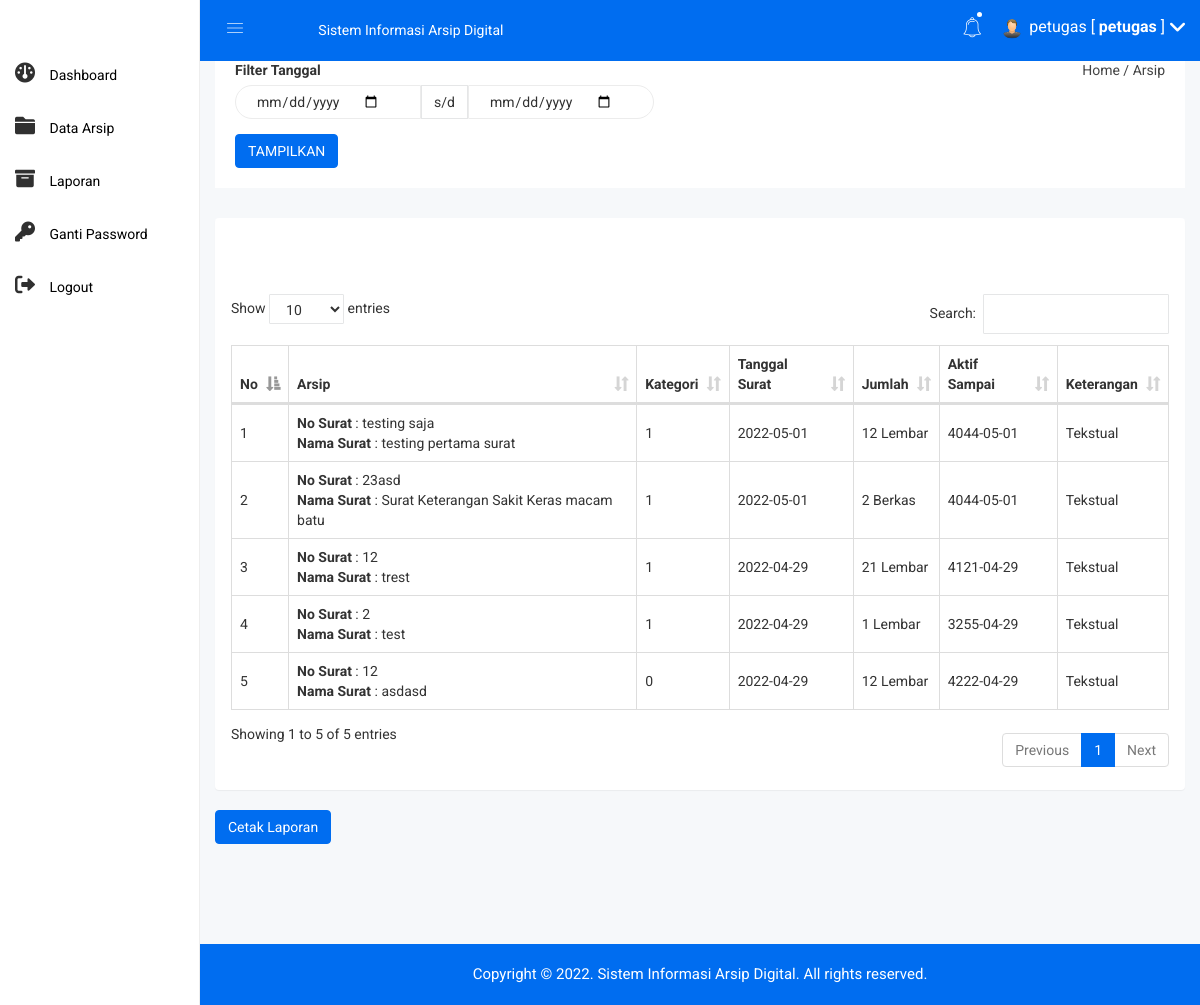
The app's page /petugas/v_laporan_sk.php (signed in) with its own data.
### tables this page shows
CREATE TABLE `arsip` (
  `arsip_id` int(11) NOT NULL,
  `arsip_waktu_upload` datetime NOT NULL,
  `arsip_petugas` int(11) NOT NULL,
  `arsip_kode` varchar(255) NOT NULL,
  `arsip_nama` varchar(255) NOT NULL,
  `arsip_jenis` varchar(255) NOT NULL,
  `arsip_kategori` int(11) NOT NULL,
  `jenis_surat` text NOT NULL,
  `tanggal_surat` date NOT NULL,
  `jumlah` int(100) NOT NULL,
  `keterangan_jumlah` text NOT NULL,
  `aktif_tahun` text NOT NULL,
  `aktif_sampai` text NOT NULL,
  `arsip_keterangan` text NOT NULL,
  `arsip_file` varchar(255) DEFAULT NULL,
  `aktif_tahun_rc` int(11) NOT NULL
);

### petugas/v_laporan_sk.php (the view, shortened to what this page needs)
<?php include 'header.php'; ?>
<div class="breadcome-area">
    <div class="container-fluid">
        <div class="row">
            <div class="col-lg-12 col-md-12 col-sm-12 col-xs-12">
                <div class="breadcome-list">
                    <div class="row">
                        <div class="col-lg-6 col-md-6 col-sm-6 col-xs-12">
                            <div class="breadcome-heading">
                                <form action="v_laporan_sk.php" method="get">
                                    <div class="row">
                                        <div class="col-sm-6 col-md-4">
                                            <div class="form-group">
                                                <label>Filter Tanggal</label>
                                                <div class="input-group">
                                                    <input type="date" name="tgl_awal" class="form-control tgl_awal"
                                                        placeholder="Tanggal Awal">
                                                    <span class="input-group-addon">s/d</span>
                                                    <input type="date" name="tgl_akhir" class="form-control tgl_akhir"
                                                        placeholder="Tanggal Akhir">
                                                </div>
                                            </div>
                                        </div>
                                    </div>
                                    <button type="submit" name="filter" value="true"
                                        class="btn btn-primary">TAMPILKAN</button>
                                </form>
                            </div>
                        </div>
                        <div class="col-lg-6 col-md-6 col-sm-6 col-xs-12">
                            <ul class="breadcome-menu" style="padding-top: 0px">
                                <li><a href="#">Home</a> <span class="bread-slash">/</span></li>
                                <li><span class="bread-blod">Arsip</span></li>
                            </ul>
                        </div>
                    </div>
                </div>
            </div>
        </div>
    </div>
</div>
<div class="container-fluid">
    <div class="panel panel">
        <div class="panel-body table-responsive">
            <!-- <div class="pull-right">
                <a href="arsip_tambah.php" class="btn btn-primary"><i class="fa fa-cloud"></i> Input Arsip</a>
            </div> -->
            <br>
            <br>
            <br>
            <table id="table" class="table table-bordered  table-datatable">
                <thead>
                    <tr>
                        <th width="1%">No</th>
                        <th>Arsip</th>
                        <th>Kategori</th>
                        <th>Tanggal Surat</th>
                        <th>Jumlah</th>
                        <th>Aktif Sampai</th>
                        <th>Keterangan</th>
                    </tr>
                </thead>
                <tbody>
                    <?php
                    include '../koneksi.php';
                    $no = 1;
                    $saya = $_SESSION['id'];
                    $jenis = "keluar";
                    if (isset($_GET['tgl_awal'])) {
                        $tgl_awal = $_GET['tgl_awal'];
                        $tgl_akhir = $_GET['tgl_akhir'];
                        $arsip = mysqli_query($koneksi, "SELECT * FROM arsip,kategori,petugas WHERE arsip_petugas=petugas_id and arsip_petugas='$saya' and jenis_surat='$jenis'  and tanggal_surat BETWEEN '" . $tgl_awal . "' AND '" . $tgl_akhir . "' ORDER BY arsip_id DESC");
                    } else {
                        $arsip = mysqli_query($koneksi, "SELECT * FROM arsip,kategori,petugas WHERE arsip_petugas=petugas_id and arsip_petugas='$saya' and jenis_surat='$jenis'  ORDER BY arsip_id DESC");
                    }
                    while ($p = mysqli_fetch_array($arsip)) {
                        $tgl1 = $p['tanggal_surat'];
                        $tgl2 = $p['aktif_tahun'];
                        $sekarang =  date('Y-m-d');
                        $tglaktif = date('Y-m-d', strtotime(+$tgl2 . 'year', strtotime($tgl1)));
                    ?>
                    <tr class="<?php
                                    if ($tglaktif < $sekarang) {
                                        echo "bg-1";
                                    }
                                    ?>">
                        <td><?php echo $no++; ?></td>
                        <td>
                            <b>No Surat</b> : <?php echo $p['arsip_kode'] ?><br>
                            <b>Nama Surat</b> : <?php echo $p['arsip_nama'] ?><br>
                        </td>
                        <td><?php echo $p['arsip_kategori'] ?></td>
                        <td><?php echo $p['tanggal_surat'] ?></td>
                        <td><?php echo $p['jumlah'] . " " . $p['keterangan_jumlah'] ?></td>
                        <td><?php echo $tglaktif ?></td>
                        <td><?php echo $p['arsip_keterangan'] ?></td>
                    </tr>
                    <?php
                    }
                    ?>
                </tbody>
            </table>
        </div>
    </div>
    <div class="row">
        <div class="col-lg-3">
            <a href="cetak_sk.php?awal=<?= $tgl_awal; ?>&&akhir=<?= $tgl_akhir; ?>" target="_blank"
                class="btn btn-primary" rel="noopener noreferrer">Cetak Laporan</a>
        </div>
    </div>
</div>
<?php include 'footer.php'; ?>

### records on screen
arsip: arsip_kode "testing saja", arsip_nama "testing pertama surat", arsip_kategori "1", tanggal_surat "2022-05-01", jumlah "12", keterangan_jumlah "Lembar", tglaktif "4044-05-01", arsip_keterangan "Tekstual"
arsip: arsip_kode "23asd", arsip_nama "Surat Keterangan Sakit Keras macam batu", arsip_kategori "1", tanggal_surat "2022-05-01", jumlah "2", keterangan_jumlah "Berkas", tglaktif "4044-05-01", arsip_keterangan "Tekstual"
arsip: arsip_kode "12", arsip_nama "trest", arsip_kategori "1", tanggal_surat "2022-04-29", jumlah "21", keterangan_jumlah "Lembar", tglaktif "4121-04-29", arsip_keterangan "Tekstual"
arsip: arsip_kode "2", arsip_nama "test", arsip_kategori "1", tanggal_surat "2022-04-29", jumlah "1", keterangan_jumlah "Lembar", tglaktif "3255-04-29", arsip_keterangan "Tekstual"
arsip: arsip_kode "12", arsip_nama "asdasd", arsip_kategori "0", tanggal_surat "2022-04-29", jumlah "12", keterangan_jumlah "Lembar", tglaktif "4222-04-29", arsip_keterangan "Tekstual"

### other values on screen
$_SESSION['nama'] "petugas"
$_SESSION['jabatan'] "petugas"
